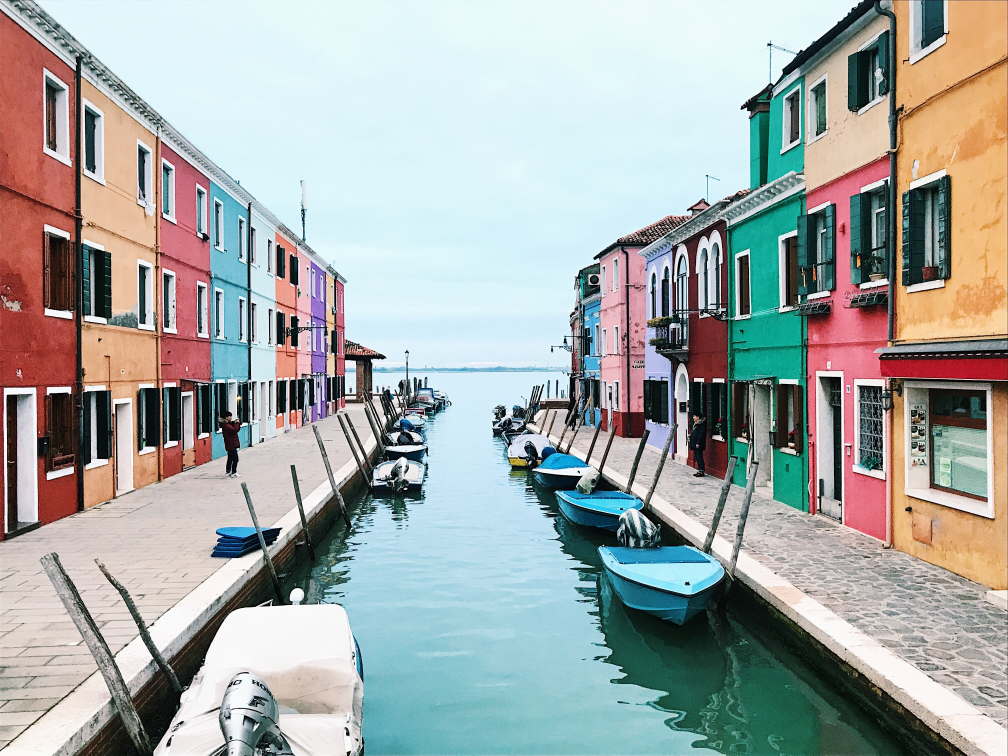
#> input picture pic3.jpg, 4032 x 3024 px (shown at 1/4 size)
$ jupyter execute 'All color detect.ipynb'
#> lines starting #> are read from the running program, lines starting #| are printed output that depends on the picture; after the words box and inside, x2 and y2 are one past the last pixel; in counts of white or black regions, pixels touching at a corner belong together
[cell 1]
import numpy as np
import cv2

[cell 2]
image= input("Enter absolute image path")
#> the answer given: pic3.jpg

[cell 3]
image=cv2.imread(image)
#> image is the input picture: shape (3024, 4032, 3); mean B, G, R 167.3, 169.7, 164.9
image = cv2.resize(image, (900,600))
#> image: shape (600, 900, 3)

[cell 4]
hsvFrame = cv2.cvtColor(image,cv2.COLOR_BGR2HSV)
#> hsvFrame: shape (600, 900, 3); mean H, S, V 73, 71.6, 187.4

[cell 5]
# Set range for red color and
# define mask
red_lower = np.array([136, 87, 111], np.uint8)
red_upper = np.array([180, 255, 255], np.uint8)
red_mask = cv2.inRange(hsvFrame, red_lower, red_upper)
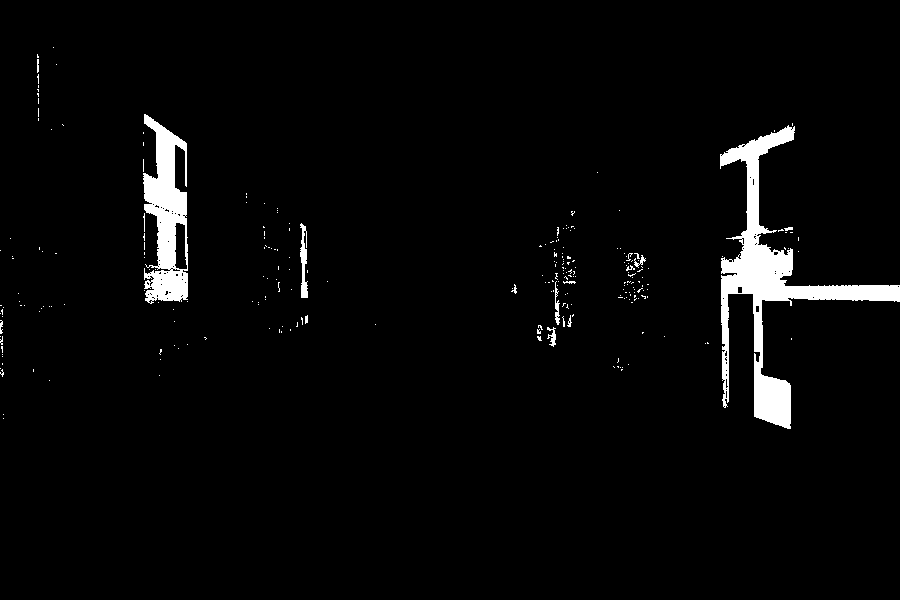
#> red_mask: shape (600, 900); 3.1% white; 255 white regions (240 under 20 px), largest, box (x1, y1, x2, y2) and area: (720, 125, 900, 429) 10089, (143, 114, 188, 304) 5056, (300, 223, 308, 298) 352

# Set range for green color and
# define mask
green_lower = np.array([25, 52, 72], np.uint8)
green_upper = np.array([102, 255, 255], np.uint8)
green_mask = cv2.inRange(hsvFrame, green_lower, green_upper)
#> green_mask: shape (600, 900); 16.9% white; 1598 white regions (1485 under 20 px), largest, box (x1, y1, x2, y2) and area: (272, 387, 783, 600) 59056, (648, 150, 722, 408) 8607, (187, 143, 244, 315) 3923

# Set range for blue color and
# define mask
blue_lower = np.array([94, 80, 2], np.uint8)
blue_upper = np.array([120, 255, 255], np.uint8)
blue_mask = cv2.inRange(hsvFrame, blue_lower, blue_upper)
#> blue_mask: shape (600, 900); 6% white; 1845 white regions (1738 under 20 px), largest, box (x1, y1, x2, y2) and area: (177, 143, 227, 376) 5102, (314, 501, 453, 600) 4797, (532, 418, 648, 493) 3601

# Morphological Transform, Dilation
# for each color and bitwise_and operator
# between imageFrame and mask determines
# to detect only that particular color
kernal = np.ones((5, 5), "uint8")

# For red color
red_mask = cv2.dilate(red_mask, kernal)
#> red_mask: shape (600, 900); 5.3% white; 73 white regions (1 under 20 px), largest, box (x1, y1, x2, y2) and area: (718, 121, 900, 431) 13727, (141, 112, 190, 306) 7239, (535, 251, 578, 349) 1778
res_red = cv2.bitwise_and(image, image, mask = red_mask)

# For green color
green_mask = cv2.dilate(green_mask, kernal)
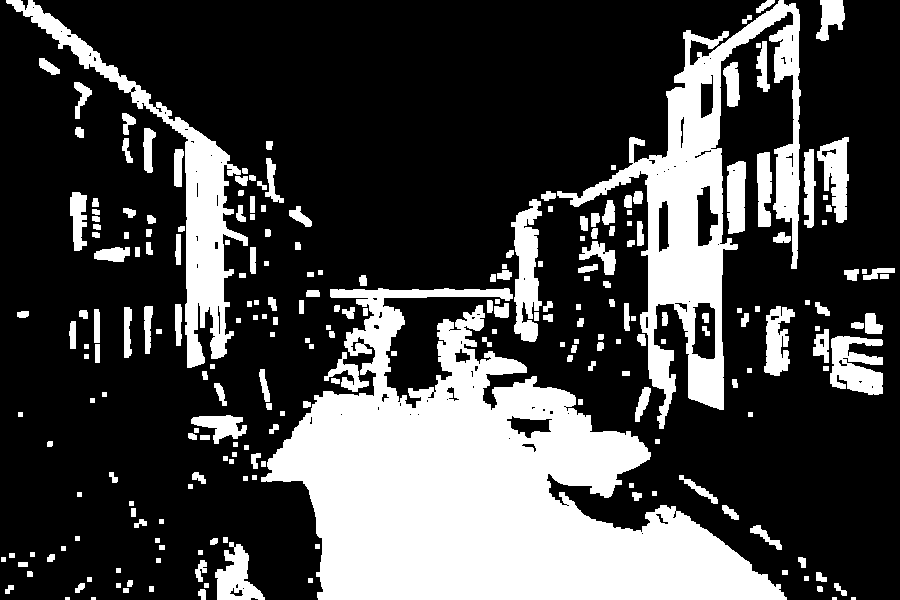
#> green_mask: shape (600, 900); 27.8% white; 242 white regions (4 under 20 px), largest, box (x1, y1, x2, y2) and area: (261, 288, 787, 600) 80561, (557, 0, 801, 429) 25432, (6, 0, 248, 368) 11535
res_green = cv2.bitwise_and(image, image, mask = green_mask)
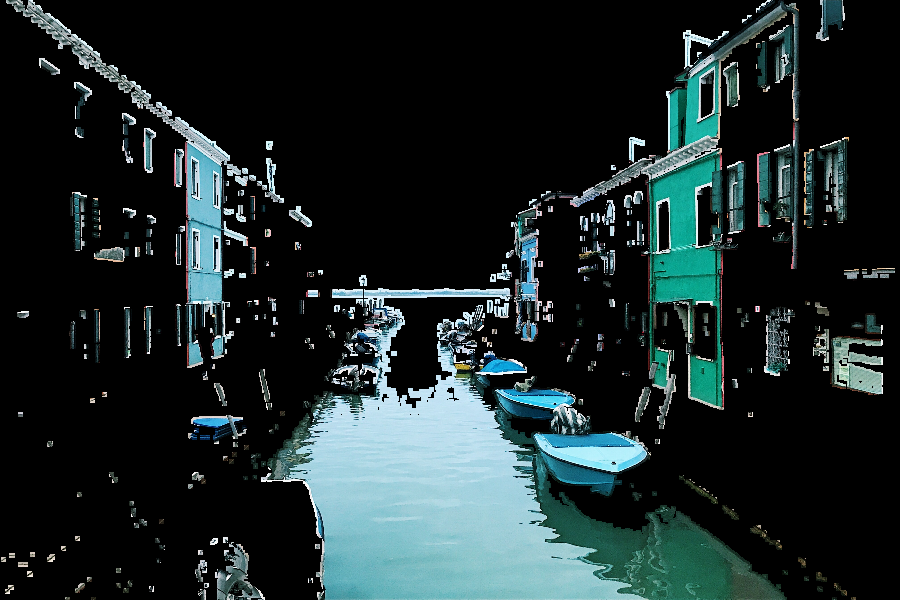
#> res_green: shape (600, 900, 3); mean B, G, R 42, 41.2, 28.9

# For blue color
blue_mask = cv2.dilate(blue_mask, kernal)
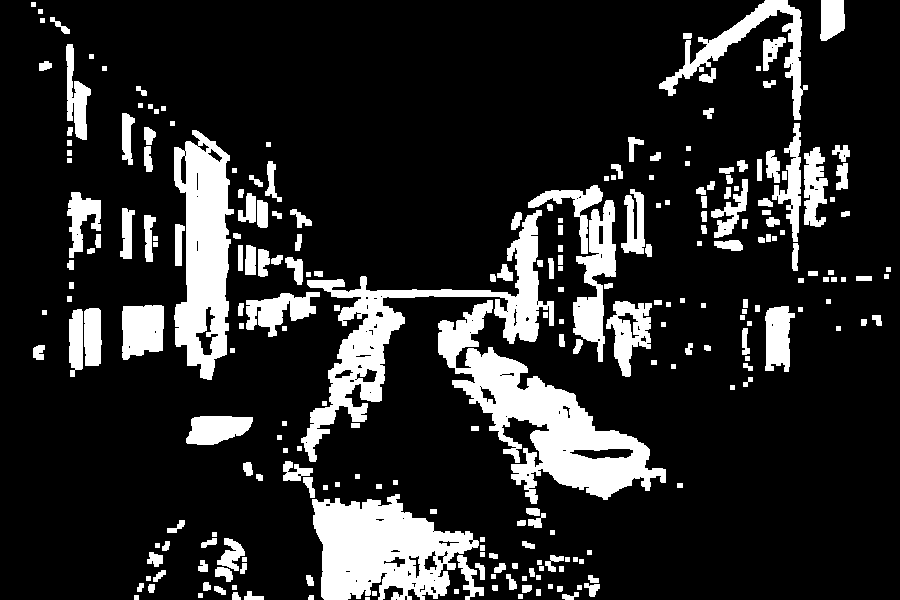
#> blue_mask: shape (600, 900); 16.6% white; 252 white regions (1 under 20 px)
res_blue = cv2.bitwise_and(image, image, mask = blue_mask)
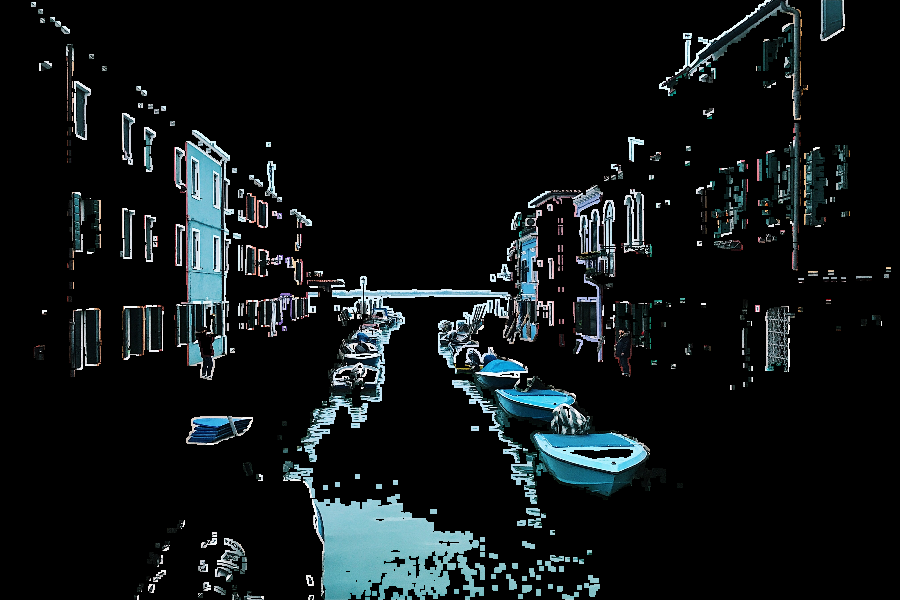
#> res_blue: shape (600, 900, 3); mean B, G, R 22.1, 20.8, 16

# Creating contour to track red color
contours, hierarchy = cv2.findContours(red_mask, cv2.RETR_TREE,cv2.CHAIN_APPROX_SIMPLE)
#> contours = 79 contours, 32 with area under 20; largest, box (x1, y1, x2, y2) and area: (718, 121, 900, 431) 13012, (141, 112, 190, 306) 7096, (535, 251, 578, 349) 1574, (615, 246, 651, 305) 1158, (298, 221, 310, 300) 696
for pic, contour in enumerate(contours):
    area = cv2.contourArea(contour)
    if(area > 300):
        x, y, w, h = cv2.boundingRect(contour)
        image = cv2.rectangle(image, (x, y), (x + w, y + h), (0, 0, 255), 2)
        cv2.putText(image, "Red Colour", (x, y), cv2.FONT_HERSHEY_SIMPLEX, 1.0, (0, 0, 255))
#> this loop made 79 passes
#> (area, x, y, w, h) on passes 44, 50, 61, 73, 74, 78: (1573.5, 535, 251, 43, 98), (1157.5, 615, 246, 36, 59), (695.5, 298, 221, 12, 79), (13011.5, 718, 121, 182, 310), (7095.5, 141, 112, 49, 194), (316, 35, 52, 6, 71)
#> area on passes 6, 7, 8, 9, 11, 13: 75, 113, 67.5, 33, 33, 33.5
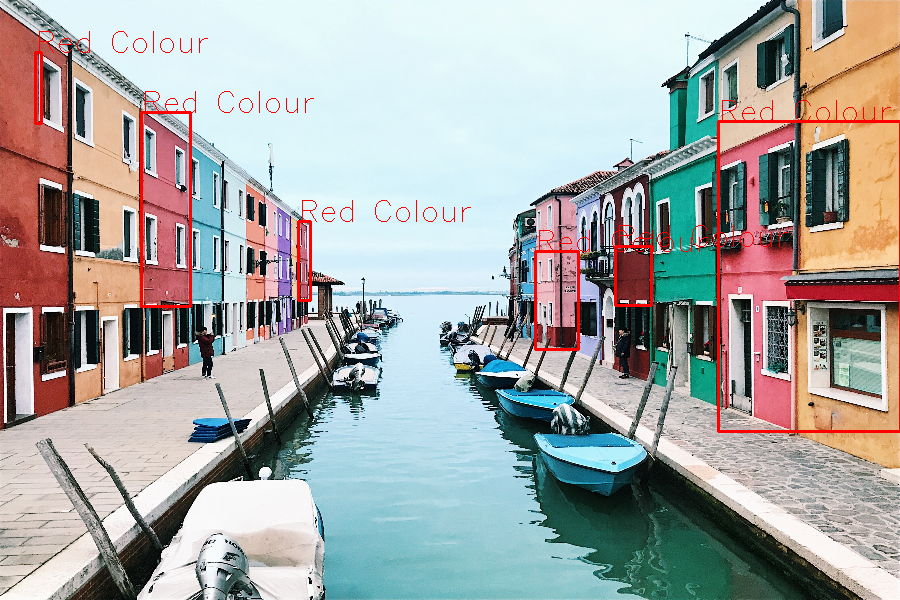
#> image: shape (600, 900, 3); mean B, G, R 165, 167.3, 166.5


# Creating contour to track green color
contours, hierarchy = cv2.findContours(green_mask, cv2.RETR_TREE, cv2.CHAIN_APPROX_SIMPLE)
#> contours = 336 contours, 134 with area under 20; largest, box (x1, y1, x2, y2) and area: (261, 288, 787, 600) 80026, (557, 0, 801, 429) 27034, (6, 0, 248, 368) 10958, (511, 199, 542, 342) 2458, (830, 336, 883, 395) 2001

for pic, contour in enumerate(contours):
    area = cv2.contourArea(contour)
    if(area > 300):
        x, y, w, h = cv2.boundingRect(contour)
        image = cv2.rectangle(image, (x, y), (x + w, y + h), (0, 255, 0), 2)
        cv2.putText(image, "Green Colour", (x, y), cv2.FONT_HERSHEY_SIMPLEX, 1.0, (0, 255, 0))
#> this loop made 336 passes
#> (area, x, y, w, h) on passes 34, 71, 93, 106, 114, 140, 160, 168, 215, 218, 250, 256: (1460, 215, 542, 50, 58), (766.5, 191, 415, 56, 29), (506, 324, 352, 45, 40), (2001, 830, 336, 53, 59), (325, 813, 329, 16, 34), (1218.5, 764, 306, 31, 70), (80026.5, 261, 288, 526, 312), (578.5, 506, 415, 47, 24), (358.5, 94, 247, 36, 15), (485, 579, 241, 37, 34), (2457.5, 511, 199, 31, 143), (638, 70, 192, 17, 59)
#> area on passes 5, 7, 9, 10, 13, 14: 54.5, 24, 37, 56, 48, 27
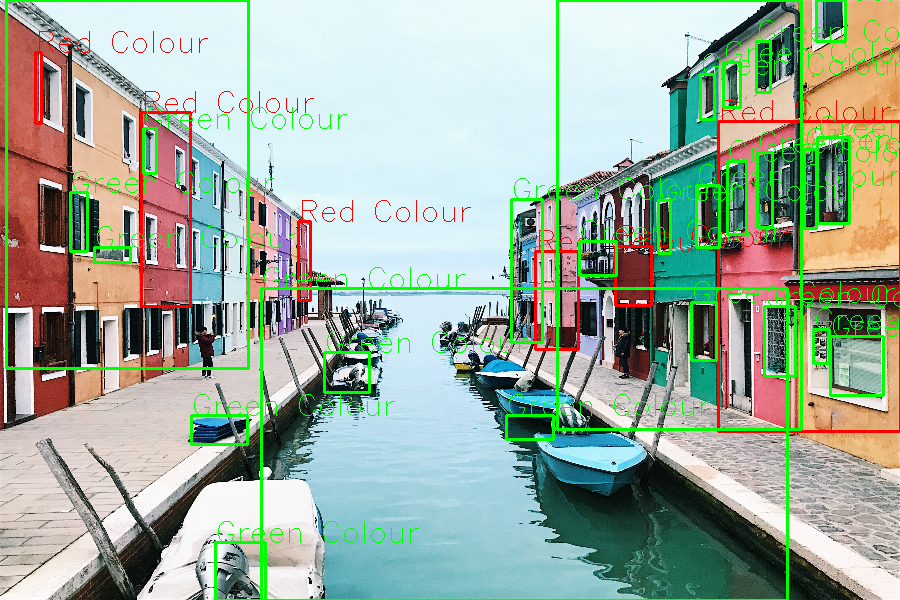
#> image: shape (600, 900, 3); 5.44% of pixels changed, all inside (x1, y1, x2, y2) = (5, 0, 900, 600)

# Creating contour to track blue color
contours, hierarchy = cv2.findContours(blue_mask, cv2.RETR_TREE, cv2.CHAIN_APPROX_SIMPLE)
#> contours = 343 contours, 149 with area under 20; largest, box (x1, y1, x2, y2) and area: (438, 300, 666, 504) 14419, (312, 494, 479, 600) 11412, (301, 210, 554, 462) 10300, (174, 130, 234, 380) 10006, (659, 0, 808, 120) 3132
for pic, contour in enumerate(contours):
    area = cv2.contourArea(contour)
    if(area > 300):
        x, y, w, h = cv2.boundingRect(contour)
        image = cv2.rectangle(image, (x, y), (x + w, y + h), (255, 0, 0), 2)
        cv2.putText(image, "Blue Colour", (x, y), cv2.FONT_HERSHEY_SIMPLEX, 1.0, (255, 0, 0))
#> this loop made 343 passes
#> (area, x, y, w, h) on passes 46, 55, 65, 97, 105, 132, 133, 135, 139, 145, 151, 154: (370, 457, 555, 27, 45), (406.5, 217, 538, 28, 33), (11412, 312, 494, 167, 106), (301.5, 283, 461, 30, 20), (1387, 186, 416, 67, 29), (739, 69, 309, 14, 68), (883.5, 84, 308, 18, 58), (1366.5, 765, 306, 30, 66), (1902.5, 122, 305, 42, 55), (1873, 606, 301, 46, 76), (14419, 438, 300, 228, 204), (502.5, 569, 448, 65, 12)
#> area on passes 6, 7, 9, 12, 13, 15: 59.5, 42.5, 78, 24.5, 53, 56.5
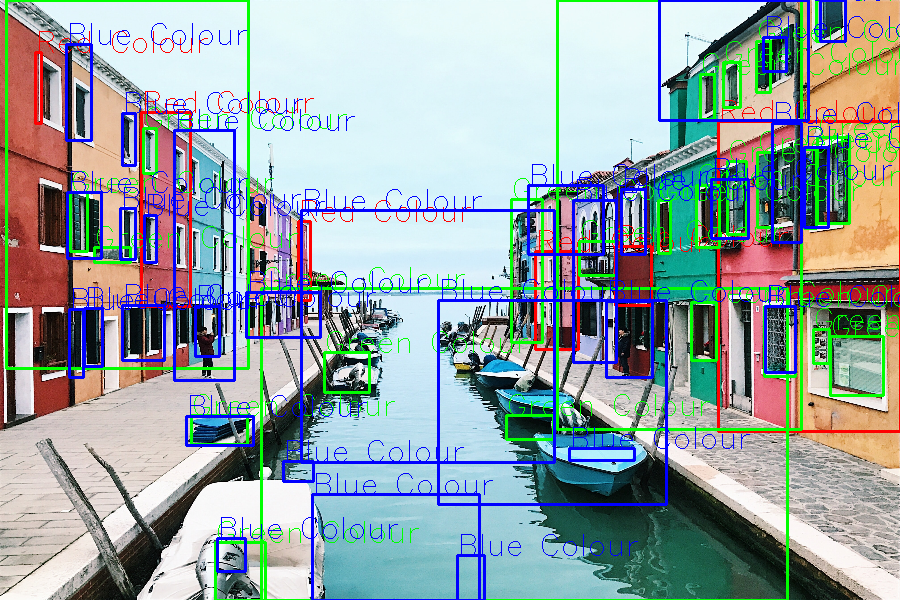
#> image: shape (600, 900, 3); 6.04% of pixels changed, all inside (x1, y1, x2, y2) = (65, 0, 900, 600)
